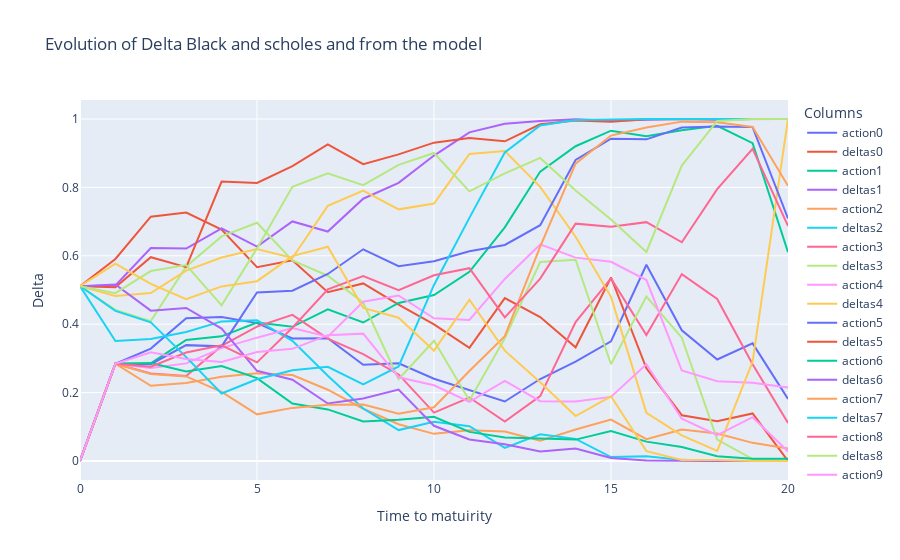

The code cell stored with this chart in its notebook:
### Code cell
fig = go.Figure()
# Add traces for each column
for column in actions.columns:
    fig.add_trace(go.Scatter(x=actions.index, y=actions[column], mode='lines', name=f"action{column}"))
    fig.add_trace(go.Scatter(x=deltas.index, y=deltas[column], mode='lines', name=f"deltas{column}"))

# Update layout
fig.update_layout(
    title='Evolution of Delta Black and scholes and from the model',
    xaxis_title='Time to matuirity',
    yaxis_title='Delta',
    template='plotly',
    legend=dict(title='Columns'),
)

# Show the plot
fig.show()
